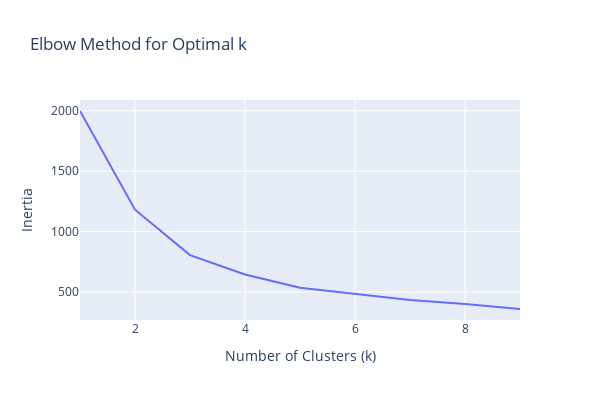

The cell this chart's notebook holds for it:
### Markdown cell above
# Building the model

### Code cell
inertia = []

X = rfm_scaled[['Recency', 'Frequency', 'Monetary']].values  # features only

for k in range(1, 10):
    kmeans = KMeans(n_clusters=k, random_state=42).fit(X)
    inertia.append(kmeans.inertia_)

px.line(
    x=range(1, 10),
    y=inertia,
    labels={"x": "Number of Clusters (k)", "y": "Inertia"},
    title="Elbow Method for Optimal k",
    width=600, height=400
).show()

### Figure 1 — Plotly figure (JSON) as saved in the notebook; plotly's stock layout.template omitted (floating-point values rounded to 4 significant figures)
{"data": [{"hovertemplate": "Number of Clusters (k)=%{x}<br>Inertia=%{y}<extra></extra>", "legendgroup": "", "line": {"color": "#636efa", "dash": "solid"}, "marker": {"symbol": "circle"}, "mode": "lines", "name": "", "orientation": "v", "showlegend": false, "type": "scatter", "x": [1, 2, 3, 4, 5, 6, 7, 8, 9], "xaxis": "x", "y": [1998.0, 1181.0, 804.5, 644.2, 534.9, 481.9, 432.5, 400.4, 358.5], "yaxis": "y"}], "layout": {"height": 400, "legend": {"tracegroupgap": 0}, "title": {"text": "Elbow Method for Optimal k"}, "width": 600, "xaxis": {"anchor": "y", "domain": [0, 1], "title": {"text": "Number of Clusters (k)"}}, "yaxis": {"anchor": "x", "domain": [0, 1], "title": {"text": "Inertia"}}}}
